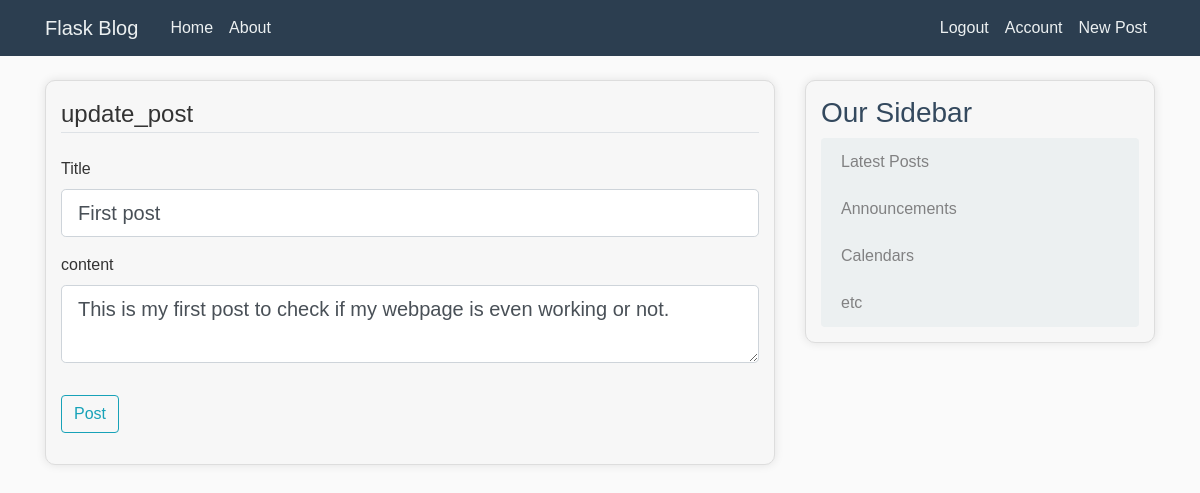
Screenshot of /post/1/update (signed in) with the database file from the repository.
### flaskblog/models.py (models this page shows, shortened)
class Post(db.Model):
    id = db.Column(db.Integer, primary_key=True)
    title = db.Column(db.String(100), nullable=False)
    date_posted = db.Column(db.DateTime, nullable=False, default=datetime.utcnow)
    content = db.Column(db.Text, nullable=False)
    user_id = db.Column(db.Integer, db.ForeignKey('user.id'), nullable=False)

### flaskblog/routes.py (the view)
@app.route('/post/<int:post_id>/update', methods=['GET' , 'POST'])
@login_required
def update_post(post_id):
    post = Post.query.get_or_404(post_id)
    if post.author != current_user:
        abort(403)
    form = PostForm()
    if form.validate_on_submit():
        post.title = form.title.data
        post.content = form.content.data
        db.session.commit()
        flash('Update post' , 'success')
        return redirect(url_for('post' , post_id= post.id))
    elif request.method == 'GET':
       form.title.data = post.title
       form.content.data = post.content
       return render_template('create_new.html' , title='update post' ,
                           form=form, legend='update_post')

### flaskblog/forms.py
class PostForm(FlaskForm):
    title = StringField('Title' , validators=[DataRequired()])
    content = TextAreaField('content', validators=[DataRequired()])
    submit = SubmitField('Post')

### flaskblog/models.py (called while the page is built)
@login_manager.user_loader
def load_user( user_id ):
    return User.query.get(int(user_id))

### flaskblog/templates/create_new.html (shortened to what this page needs)
{% extends "layout.html" %}
{% block content %}
    <div class="content-section">
        <form method="POST" action="">
        <fieldset class="form-group">
            <legend class="border-bottom mb-4">{{legend}}</legend>
            <div class="form-group">
                {{ form.title.label(class="form-control-label") }}
                {% if form.title.errors %}
                    {{ form.title(class="form-control form-control-lg is-invalid") }}
                    <div class="invalid-feedback">
                        {% for error in form.title.errors %}
                            <span>{{ error }}</span>
                        {% endfor %}
                    </div>
                {% else %}
                    {{ form.title(class="form-control form-control-lg") }}
                {% endif %}
            </div>
            <div class="form-group">
                {{ form.content.label(class="form-control-label") }}
                {% if form.content.errors %}
                    {{ form.content(class="form-control form-control-lg is-invalid") }}
                    <div class="invalid-feedback">
                        {% for error in form.content.errors %}
                            <span>{{ error }}</span>
                        {% endfor %}
                    </div>
                {% else %}
                    {{ form.content(class="form-control form-control-lg") }}
                {% endif %}
            </div>
        </fieldset>
        <div class="form-group">
            {{ form.submit(class="btn btn-outline-info") }}
        </div>
    </form>
</div>
{% endblock content %}

### flaskblog/static/main.css (style rules this page uses)
body { background: #fafafa; color: #333333; margin-top: 5rem; }
.content-section { background: #ffffff; padding: 10px 20px; border: 1px solid #dddddd; border-radius: 3px; margin-bottom: 20px; }

### flaskblog/templates/layout.html (style rules this page uses)
body { font-family: 'Arial', sans-serif; }
.content-section { background-color: #f7f7f7; padding: 15px; border-radius: 10px; box-shadow: 0 0 10px rgba(0, 0, 0, 0.1); }

### rows the page displays
Post: title "First post", content "This is my first post to check if my webpage is even working or not."

### other values shown
{{ legend }} "update_post"
